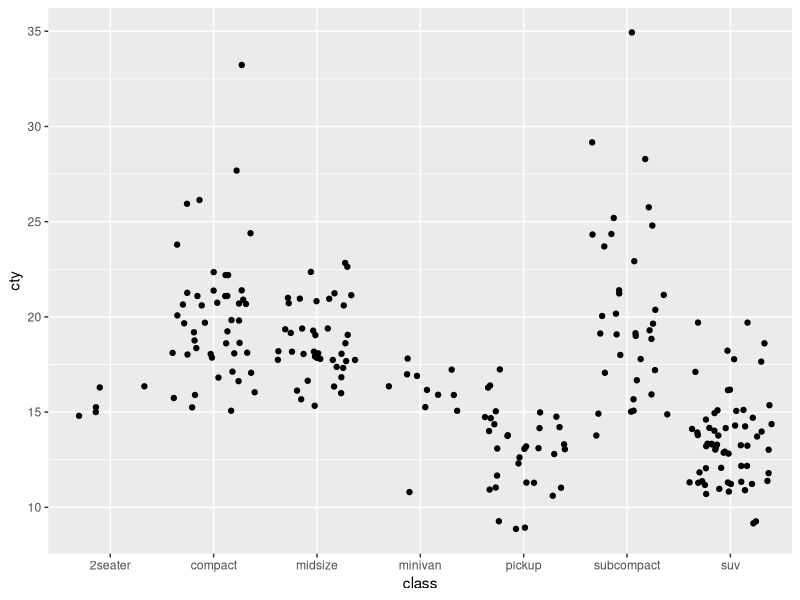

This figure's R source:
## ---- chunk 1
knitr::opts_chunk$set(echo = TRUE)
library(tidyverse)
## ---- chunk 2
ggplot(data = mpg, aes(x = class, y = cty)) +
	geom_jitter()

